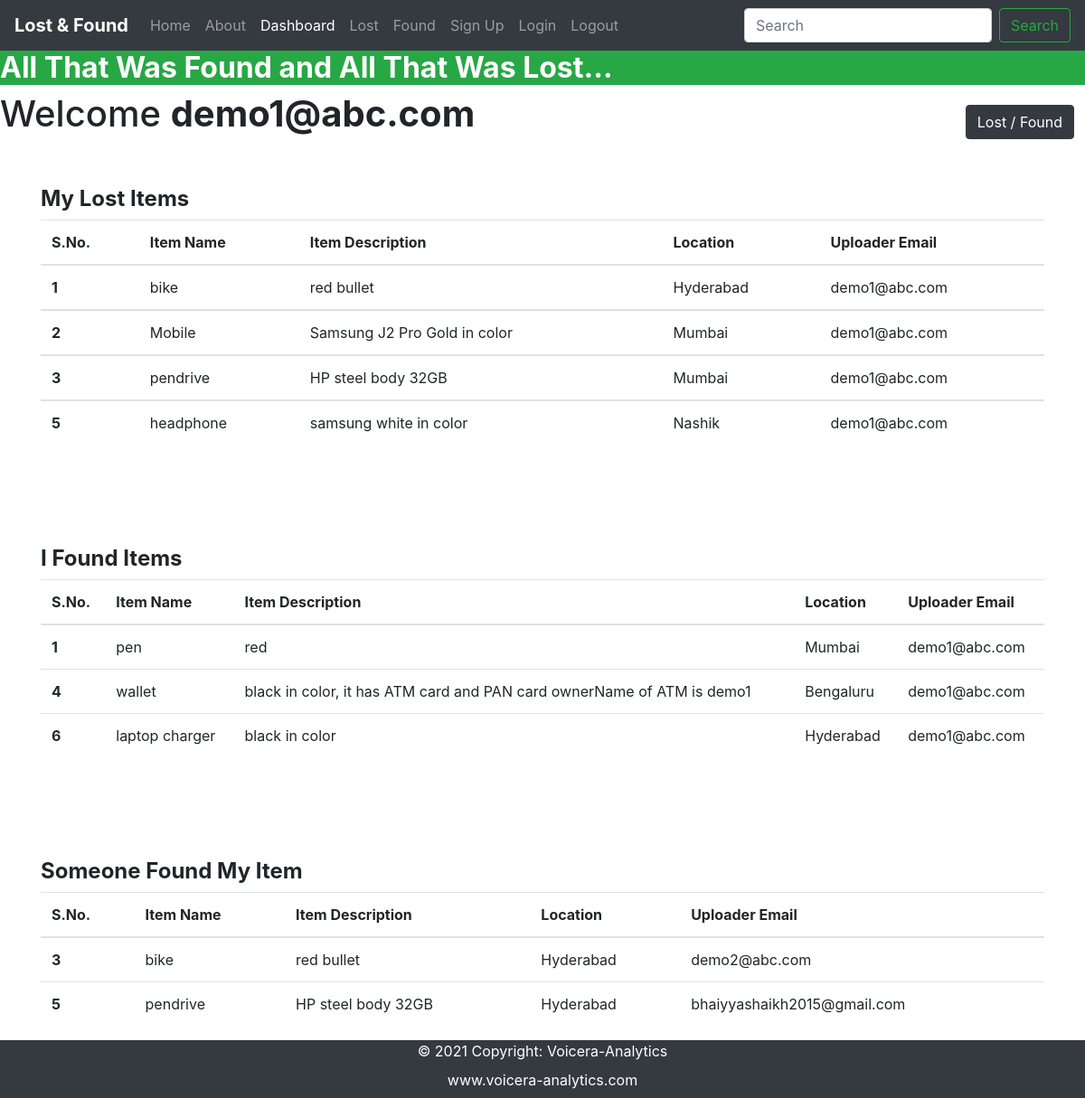
The page /dashboard (signed in) on the database its author committed.
### app.py (models this page shows)
class LostItem(db.Model):
    sno = db.Column(db.Integer, primary_key=True)
    iname = db.Column(db.String(50), nullable=False)
    idesc = db.Column(db.String(120), nullable=False)
    iloc = db.Column(db.String(120), nullable=False)
    uploader_email = db.Column(db.String(120), nullable=False)

class FoundItem(db.Model):
    sno = db.Column(db.Integer, primary_key=True)
    iname = db.Column(db.String(50), nullable=False)
    idesc = db.Column(db.String(120), nullable=False)
    iloc = db.Column(db.String(120), nullable=False)
    uploader_email = db.Column(db.String(120), nullable=False)

### app.py (the view)
@app.route('/dashboard')
def dashboard():
    if "email" in session:
        email = session['email']
        lostitems = LostItem.query.all()
        founditems = FoundItem.query.all()
        print(type(lostitems))
        return render_template("dashboard.html", email=email, lostitems=lostitems, founditems=founditems)
    else:
        return redirect(url_for('login'))

### templates/dashboard.html (shortened to what this page needs)
{% extends "base.html" %}
{% set active_page = 'dashboard' %}
{% block body %}
<h1>
    Welcome <strong> {{ email }} </strong>
</h1>
    <a class='lostfound btn btn-dark text-white' href="{{ url_for('add_item') }}"> Lost / Found </a>
<br><br>
<div class="container">
    <h4><strong>My Lost Items </strong></h4>
<table class="table">
  <thead>
    <tr>
      <th scope="col">S.No.</th>
      <th scope="col">Item Name</th>
      <th scope="col">Item Description</th>
      <th scope="col">Location</th>
      <th scope="col">Uploader Email</th>
    </tr>
  </thead>
  {% set someoneFound = [] %}
  {% for item in lostitems %}
    {% if item.uploader_email == email %}
    <tbody>
    <tr>
      <th scope="row">{{ loop.index }}</th>
      <td>{{ item.iname }}</td>
      <td>{{ item.idesc }}</td>
      <td>{{ item.iloc }}</td>
      <td>{{ item.uploader_email }}</td>
    </tr>
    {% endif %}
  {% endfor %}
  </tbody>
</table>
</div>
<br><br><br><br>
<div class="container">
    <h4><strong>I Found Items </strong></h4>
<table class="table">
  <thead>
    <tr>
      <th scope="col">S.No.</th>
      <th scope="col">Item Name</th>
      <th scope="col">Item Description</th>
      <th scope="col">Location</th>
      <th scope="col">Uploader Email</th>
    </tr>
  </thead>
   <tbody>
  {% for item in founditems %}
  {% if item.uploader_email == email %}
    <tr>
      <th scope="row">{{ loop.index }}</th>
      <td>{{ item.iname }}</td>
      <td>{{ item.idesc }}</td>
      <td>{{ item.iloc }}</td>
      <td>{{ item.uploader_email }}</td>
    </tr>
    {% endif %}
  {% endfor %}
  </tbody>
</table>
</div>
<br><br><br><br>
<div class="container">
    <h4><strong>Someone Found My Item </strong></h4>
<table class="table">
  <thead>
    <tr>
      <th scope="col">S.No.</th>
      <th scope="col">Item Name</th>
      <th scope="col">Item Description</th>
      <th scope="col">Location</th>
      <th scope="col">Uploader Email</th>
    </tr>
  </thead>
   <tbody>
  {% for sf in someoneFound %}
  {% for item in founditems %}
    {% if sf.iname == item.iname %}
    <tr>
      <th scope="row">{{ loop.index }}</th>
      <td>{{ item.iname }}</td>
      <td>{{ item.idesc }}</td>
      <td>{{ item.iloc }}</td>
      <td>{{ item.uploader_email }}</td>
    </tr>
    {% endif %}
  {% endfor %}
   {% endfor %}
  </tbody>
</table>
</div>
{% endblock %}

### static/css/style.css (style rules this page uses)
.lostfound { margin-top: 1px; margin-right: 2px; position: absolute; top: 115px; right: 10px; }

### rows shown on the page
LostItem: iname "bike", idesc "red bullet", iloc "Hyderabad", uploader_email "demo1@abc.com"
LostItem: iname "Mobile", idesc "Samsung J2 Pro Gold in color", iloc "Mumbai", uploader_email "demo1@abc.com"
LostItem: iname "pendrive", idesc "HP steel body 32GB", iloc "Mumbai", uploader_email "demo1@abc.com"
LostItem: iname "headphone", idesc "samsung white in color", iloc "Nashik", uploader_email "demo1@abc.com"
FoundItem: iname "pen", idesc "red", iloc "Mumbai", uploader_email "demo1@abc.com"
FoundItem: iname "wallet", idesc "black in color, it has ATM card and PAN card ownerName of ATM is demo1", iloc "Bengaluru", uploader_email "demo1@abc.com"
FoundItem: iname "laptop charger", idesc "black in color", iloc "Hyderabad", uploader_email "demo1@abc.com"
FoundItem: iname "bike", idesc "red bullet", iloc "Hyderabad", uploader_email "demo2@abc.com"
FoundItem: iname "pendrive", idesc "HP steel body 32GB", iloc "Hyderabad", uploader_email "bhaiyyashaikh2015@gmail.com"

### other values the page prints
{{ email }} "demo1@abc.com"
